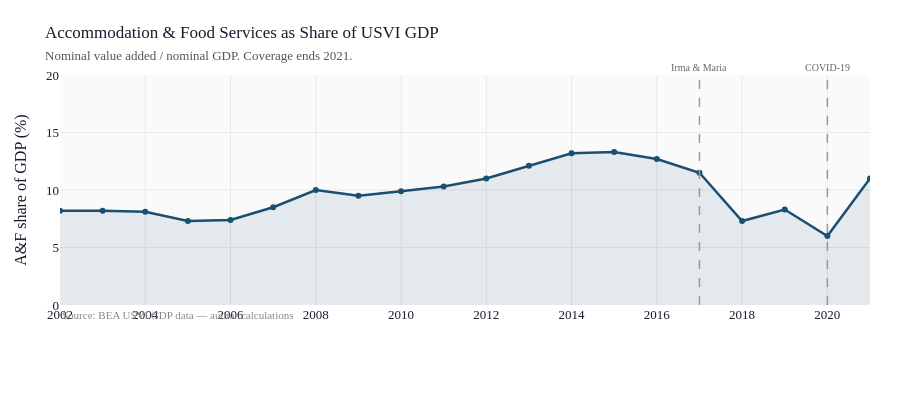

Write notebook code for a chart like this one.
### Markdown cell above
---
## 4. Industry GDP Share

### Code cell
# Compute share from nominal tables
share = af_nom[["year", "af_nom"]].merge(gdp_nom[["year", "gdp_nom"]], on="year")
share["af_pct"] = (share["af_nom"] / share["gdp_nom"] * 100).round(1)

fig = go.Figure()
fig.add_trace(
    go.Scatter(
        x=share["year"],
        y=share["af_pct"],
        mode="lines+markers",
        name="A&F share of nominal GDP (%)",
        line=dict(color=PALETTE["value_added"], width=2.5),
        fill="tozeroy",
        fillcolor="rgba(26,79,114,0.1)",
    )
)
fig.update_layout(
    title=dict(
        text="Accommodation & Food Services as Share of USVI GDP<br>"
        '<span style="font-size:13px;color:#555">Nominal value added / nominal GDP. Coverage ends 2021.</span>',
        font=dict(size=17),
    ),
    yaxis_title="A&F share of GDP (%)",
    yaxis_range=[0, 20],
    height=420,
    annotations=[
        dict(
            xref="paper",
            yref="paper",
            x=0,
            y=-0.08,
            text='<span style="color:#888;font-size:11px">Source: BEA USVI GDP data — author calculations</span>',
            showarrow=False,
            xanchor="left",
        )
    ],
)
for x_val, label in [(2017, "Irma & Maria"), (2020, "COVID-19")]:
    fig.add_vline(
        x=x_val,
        line=dict(color="#999", width=1.5, dash="dash"),
        annotation_text=label,
        annotation_position="top",
        annotation_font=dict(size=10, color="#666"),
    )
fig.show()
print(share.set_index("year").to_string())

### Figure 1 — Plotly figure (JSON) as saved in the notebook; plotly's stock layout.template omitted (floating-point values rounded to 4 significant figures)
{"data": [{"fill": "tozeroy", "fillcolor": "rgba(26,79,114,0.1)", "line": {"color": "#1a4f72", "width": 2.5}, "mode": "lines+markers", "name": "A&F share of nominal GDP (%)", "type": "scatter", "x": [2002, 2003, 2004, 2005, 2006, 2007, 2008, 2009, 2010, 2011, 2012, 2013, 2014, 2015, 2016, 2017, 2018, 2019, 2020, 2021], "y": [8.2, 8.2, 8.1, 7.3, 7.4, 8.5, 10.0, 9.5, 9.9, 10.3, 11.0, 12.1, 13.2, 13.3, 12.7, 11.5, 7.3, 8.3, 6.0, 11.0]}], "layout": {"annotations": [{"showarrow": false, "text": "<span style=\"color:#888;font-size:11px\">Source: BEA USVI GDP data — author calculations</span>", "x": 0, "xanchor": "left", "xref": "paper", "y": -0.08, "yref": "paper"}, {"font": {"color": "#666", "size": 10}, "showarrow": false, "text": "Irma & Maria", "x": 2017, "xanchor": "center", "xref": "x", "y": 1, "yanchor": "bottom", "yref": "y domain"}, {"font": {"color": "#666", "size": 10}, "showarrow": false, "text": "COVID-19", "x": 2020, "xanchor": "center", "xref": "x", "y": 1, "yanchor": "bottom", "yref": "y domain"}], "height": 420, "shapes": [{"line": {"color": "#999", "dash": "dash", "width": 1.5}, "type": "line", "x0": 2017, "x1": 2017, "xref": "x", "y0": 0, "y1": 1, "yref": "y domain"}, {"line": {"color": "#999", "dash": "dash", "width": 1.5}, "type": "line", "x0": 2020, "x1": 2020, "xref": "x", "y0": 0, "y1": 1, "yref": "y domain"}], "title": {"font": {"size": 17}, "text": "Accommodation & Food Services as Share of USVI GDP<br><span style=\"font-size:13px;color:#555\">Nominal value added / nominal GDP. Coverage ends 2021.</span>"}, "yaxis": {"range": [0, 20], "title": {"text": "A&F share of GDP (%)"}}}}
